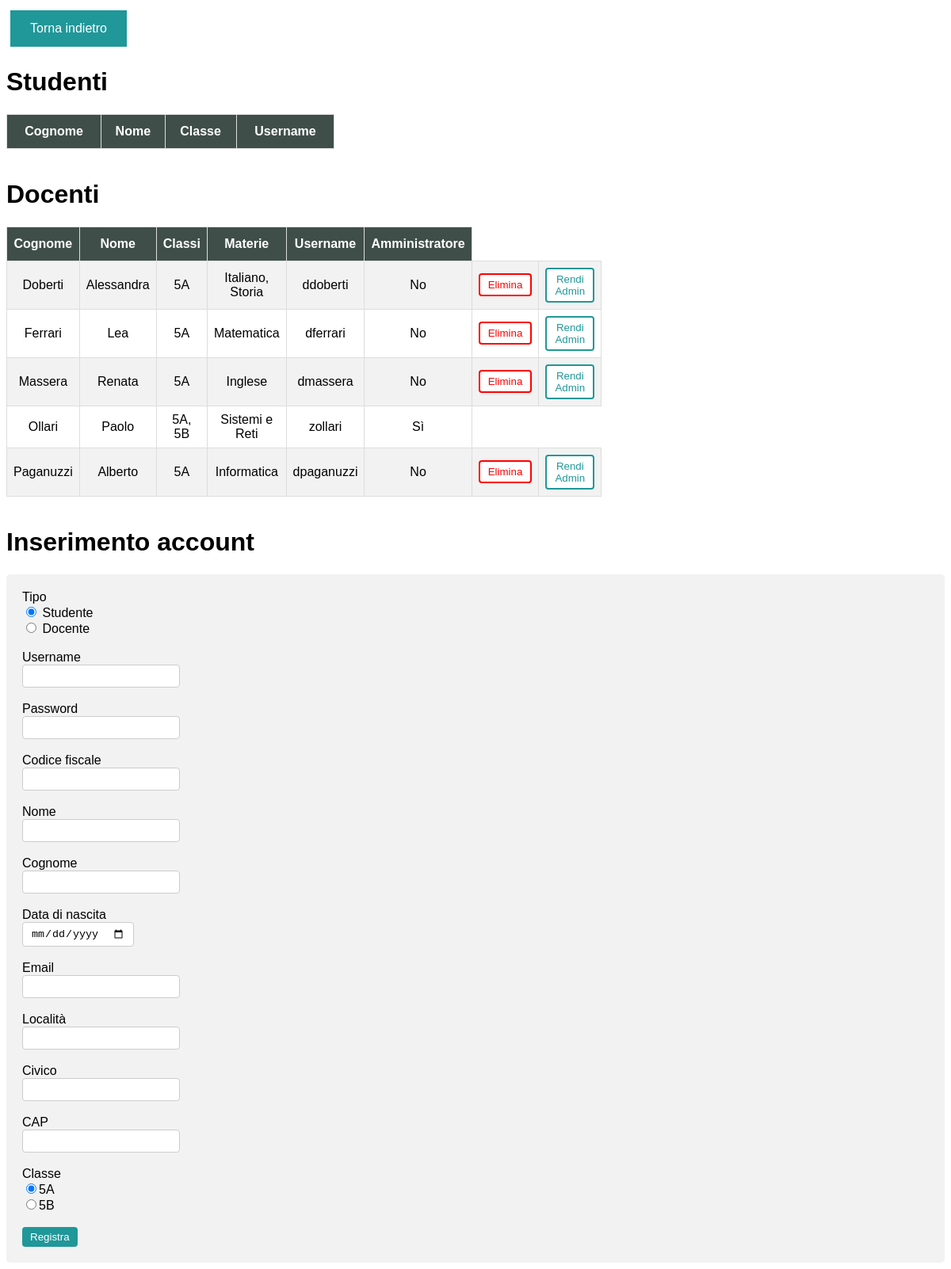
The page /studenti_insegnanti.php (signed in) on the database its author committed.
### tables this page shows
CREATE TABLE Docente
(
	Username VARCHAR(15) NOT NULL,
	PswHash CHAR(128) NOT NULL,
	Amministratore BIT NOT NULL,
	CF CHAR(16) DEFAULT NULL,
	Nome VARCHAR(30) NOT NULL,
	Cognome VARCHAR(30) NOT NULL,
	DataNascita DATE NOT NULL,
	Email VARCHAR(40) NOT NULL,
	Localita VARCHAR(30) DEFAULT NULL,
	Civico INT DEFAULT NULL CHECK(Civico > 0),
	CAP CHAR(5) DEFAULT NULL,
	PRIMARY KEY(Username)
);

CREATE TABLE Assegnamento
(
	UserDocente VARCHAR(15) NOT NULL,
	AnnoClasse INT(1) NOT NULL,
	SezClasse VARCHAR(2) NOT NULL,
	PRIMARY KEY(UserDocente, AnnoClasse, SezClasse),
	FOREIGN KEY(UserDocente) REFERENCES Docente(Username),
	FOREIGN KEY(AnnoClasse, SezClasse) REFERENCES Classe(Anno, Sezione)
);

### src/studenti_insegnanti.php (the view, shortened to what this page needs)
<?php
    function tabStudenti($studenti)
    {
        echo "<table><th>Cognome</th><th>Nome</th><th>Classe</th><th>Username</th>";
        echo "</table>";
    }
    function classiStrDocente($username, $conn)
    {
        $aClassi = array();
        $sql = $conn->prepare("SELECT AnnoClasse, SezClasse FROM Assegnamento WHERE UserDocente = ?");
        $sql->bind_param("s", $username);
        $sql->execute();
        $res = $sql->get_result();
        while ($row = $res->fetch_assoc())
            array_push($aClassi, $row["AnnoClasse"] . $row["SezClasse"]);
        return implode(", ", $aClassi);
    }
    function materieStrDocente($username, $conn)
    {
        $aMaterie = array();
        $sql = $conn->prepare("SELECT Materia FROM Abilitazione WHERE UserDocente = ?");
        $sql->bind_param("s", $username);
        $sql->execute();
        $res = $sql->get_result();
        while ($row = $res->fetch_assoc())
            array_push($aMaterie, $row["Materia"]);
        return implode(", ", $aMaterie);
    }
    function tabDocenti($docenti, $conn)
    {
        echo "<table><th>Cognome</th><th>Nome</th><th>Classi</th><th>Materie</th><th>Username</th><th>Amministratore</th>";
        while ($row = $docenti->fetch_assoc())
        {
            $classiStr = classiStrDocente($row["Username"], $conn);
            $materieStr = materieStrDocente($row["Username"], $conn);
            echo "<tr><td>{$row["Cognome"]}</td><td>{$row["Nome"]}</td><td>{$classiStr}</td><td>{$materieStr}</td><td>{$row["Username"]}</td><td>" . ($row["Amministratore"] ? "Sì" : "No") . "</td>";
            if ($row["Username"] != $_SESSION["user"]["Username"])
                echo "<td class='center'><form action='studenti_insegnanti.php' onsubmit='return conferma()' method='GET'>" . "<button class='delete' name='usernameDel' value='d{$row["Username"]}' type='submit'>Elimina</button>" . "</form></td>";
            if (!$row["Amministratore"])
                echo "<td class='center'><form action='studenti_insegnanti.php' onsubmit='return conferma()' method='GET'>" . "<button class='up' name='usernameUp' value='{$row["Username"]}' type='submit'>Rendi Admin</button>" . "</form></td></tr>";
            else
                echo "</tr>";
        }
        echo "</table>";
    }
    $user = "root"; $password = ""; $host = "localhost"; $database = "scuola";
    $conn = @mysqli_connect($host, $user, $password, $database) or die("Impossibile connettersi al database");
    $sql = $conn->prepare("SELECT Username, Nome, Cognome, AnnoClasse, SezClasse FROM Studente ORDER BY Cognome");
    $sql->execute();
    $studenti = $sql->get_result();
    $sql = $conn->prepare("SELECT Username, Nome, Cognome, Amministratore FROM Docente ORDER BY Cognome");
    $sql->execute();
    $docenti = $sql->get_result();
    $sql = $conn->prepare("SELECT * FROM CLASSE");
    $sql->execute();
    $sqlClassi = $sql->get_result();
    $classi = array();
    while ($row = $sqlClassi->fetch_assoc())
    {
        $classe = "{$row["Anno"]}{$row["Sezione"]}";
        array_push($classi, $classe);
    }
?>
<!DOCTYPE html>
<html lang="en">
<head>
    <link rel="stylesheet" href="style.css">
</head>
<body onload="onloadHandler()">
    <a href="home.php">Torna indietro</a>
    <h1>Studenti</h1>
    <?php
        tabStudenti($studenti);
    ?>
    <br>
    <h1>Docenti</h1>
    <?php
        tabDocenti($docenti, $conn);
    ?>
    <br>
    <h1>Inserimento account</h1>
    <div class='sfondoSx'>
        <form action="studenti_insegnanti.php" method="POST" onsubmit="return checkUsername()">
            Tipo<br>
            <input type="radio" id="studente" name="tipo" value="Studente" onclick="studenti()" checked>
            <label for="studente">Studente</label><br>
            <input type="radio" id="docente" name="tipo" value="Docente" onclick="docenti()">
            <label for="docente">Docente</label><br><br>
            Username<br>
            <input type="text" id="username" name="username" required><br><br>
            Password<br>
            <input type="password" name="password" required><br><br>
            Codice fiscale<br>
            <input type="text" name="codiceFiscale"><br><br>
            Nome<br>
            <input type="text" name="nome" required><br><br>
            Cognome<br>
            <input type="text" name="cognome" required><br><br>
            Data di nascita<br>
            <input type="date" name="dataNascita" required><br><br>
            Email<br>
            <input type="email" name="email" required><br><br>
            Località<br>
            <input type="text" name="localita"><br><br>
            Civico<br>
            <input type="number" name="civico" min="1"><br><br>
            CAP<br>
            <input type="text" name="CAP"><br><br>
            <div name="studenti">
                Classe<br>
                <?php
                    foreach ($classi as $classe)
                        echo "<input type='radio' name='classe' value='{$classe}'><label>{$classe}</label><br>";
                ?>
            </div>
            <?php
                echo "<br><button type='submit'>Registra</button>";
            ?>
        </form>
    </div>
</body>
</html>

### src/style.css (style rules this page uses)
body { font-family: Arial, Helvetica, sans-serif; }
table { border-collapse: collapse; width: 35%; }
td, th { border: 1px solid #ddd; padding: 8px; text-align: center; }
tr:nth-child(even) { background-color: #f2f2f2; }
th { padding-top: 12px; padding-bottom: 12px; background-color: #3f4e49; color: white; }
td.center { text-align: center; }
button { background-color: #209799; border: none; color: white; padding: 5px 10px; text-align: center; text-decoration: none; cursor: pointer; border-radius: 4px; }
button.delete { background-color: white; color: red; border: 2px solid red; }
button.up { background-color: white; color: #209799; border: 2px solid #209799; }
input[type=text], input[type=password], input[type=date], input[type=email], input[type=number], select { padding: 6px 10px; border: 1px solid #ccc; border-radius: 4px; box-sizing: border-box; }
div.sfondoSx { border-radius: 5px; background-color: #f2f2f2; padding: 20px; text-align: left; }
a { margin: 5px; }
a:link, a:visited { background-color: #209799; color: white; padding: 14px 25px; text-align: center; text-decoration: none; display: inline-block; }

### rows shown on the page
docente: Cognome "Doberti", Nome "Alessandra", Username.SezClasse "5A", materieStr "Italiano, Storia", Username "ddoberti", Amministratore "No"
docente: Cognome "Ferrari", Nome "Lea", Username.SezClasse "5A", materieStr "Matematica", Username "dferrari", Amministratore "No"
docente: Cognome "Massera", Nome "Renata", Username.SezClasse "5A", materieStr "Inglese", Username "dmassera", Amministratore "No"
docente: Cognome "Ollari", Nome "Paolo", classiStr "5A, 5B", materieStr "Sistemi e Reti", Username "zollari", Amministratore "Sì"
docente: Cognome "Paganuzzi", Nome "Alberto", Username.SezClasse "5A", materieStr "Informatica", Username "dpaganuzzi", Amministratore "No"

### other values the page prints
$classe "5A"
$classe "5B"
